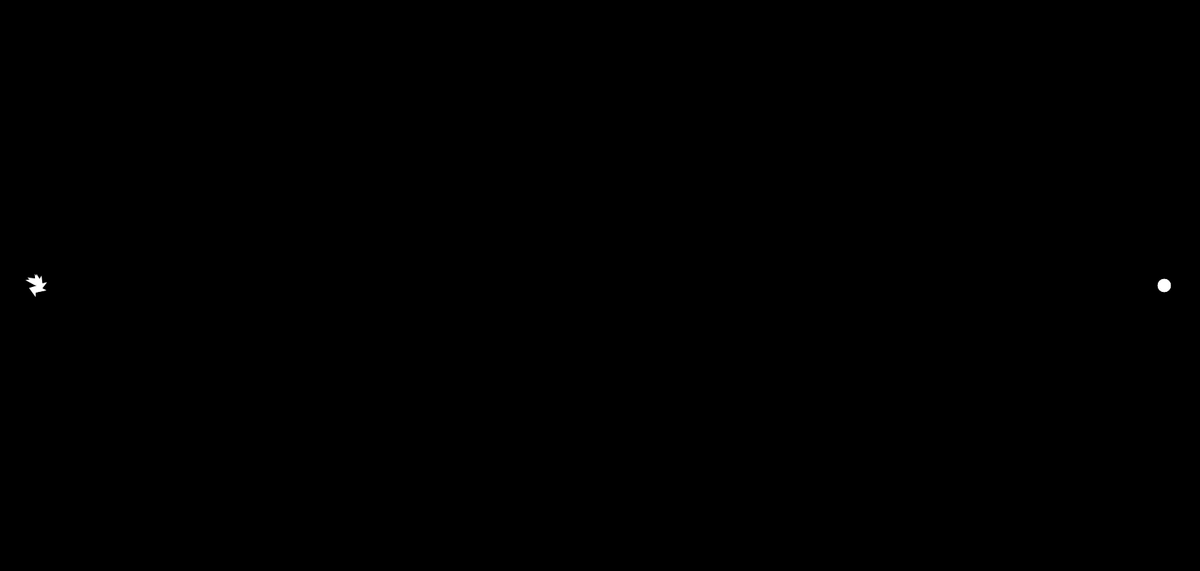
Frame 1 (no input)
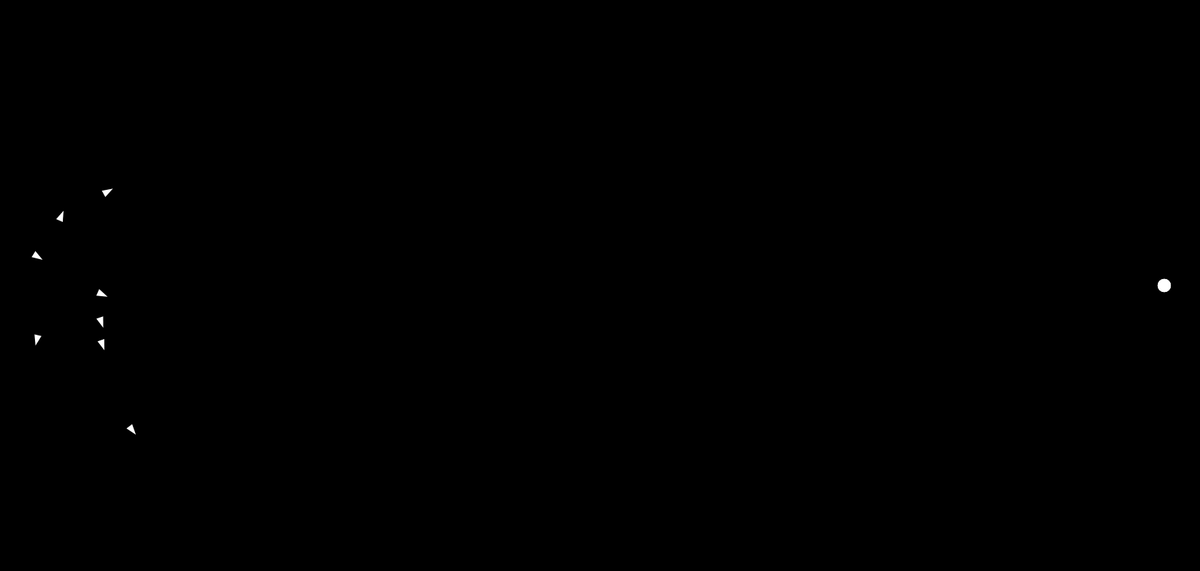
Frame 60 (no input)
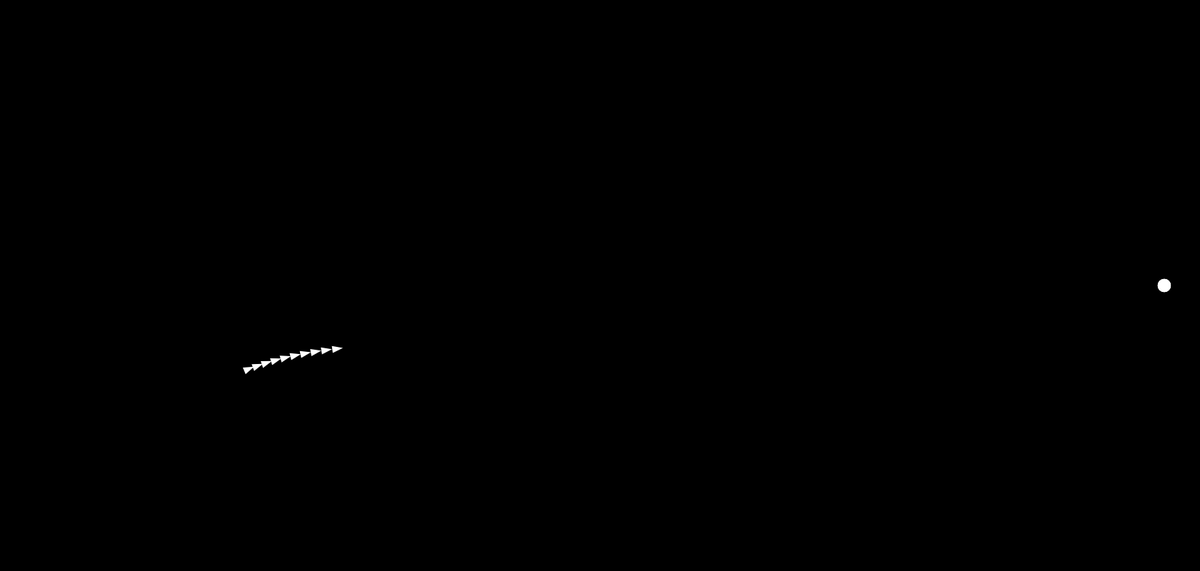
Frame 120 (the mouse pressed at the canvas centre since frame 60)

The p5.js sketch that drew these frames (run headless with seeded random() and noise() and a simulated clock; from frame 60 on, the mouse is pressed at the canvas centre):

// p5.js sketch
// ── sketch.js
var count = 0;
var population;

function setup() {
  createCanvas(1680, 800);

  this.target = createVector(width - 50, height / 2);
  
  population = new Population(this.target, 10, 100);
}

function draw() {
  background(0);
  circle(this.target.x, this.target.y, 20);

  if (count < 100) {
    population.nextStep(count);
    count++;
  } else {
    population.evalution();
    count = 0;
  }
}
// ── dna.js
class DNA {

    constructor(genes) {
        if (genes) this.genes = genes;
        else this.start_random();
    }

    start_random() {
        this.genes = [];
        for (let x = 0; x < lifespan; x++)
            this.genes[x] = this.createGene();
    }

    produce(partner) {
        const newDNA = [];
        for (let x = 0; x < this.genes.length; x++)
            if (Math.random() < 0.5) newDNA[x] = this.genes[x];
            else newDNA[x] = partner[x];
        return new DNA(newDNA);
    }

    mutate() {
        for (let x = 0; x < this.genes.length; x++)
            if (Math.random() < mutationRate)
                this.genes[x] = this.createGene();
    }

    createGene() {
        const vec = p5.Vector.random2D();
        vec.setMag(0.2);
        return vec;
    }
}
// ── population.js
class Population {

  constructor(target, size, lifeSpan) {
    this.target = target;
    this.size = size;
    this.lifeSpan = lifeSpan;
    this.rockets = [];
    for (var x = 0; x < size; x++) {
      this.rockets[x] = new Rocket(lifeSpan);
    }
  }

  nextStep(count) {
    for (var x = 0; x < this.rockets.length; x++) {
      this.rockets[x].update(count, this.target);
      this.rockets[x].show();
    }
  };

  evalution() {
    var fitness = [];
    var fitnessSum = 0;
    for (var x = 0; x < this.rockets.length; x++) {
      fitness[x] = this.rockets[x].calculateFitness();
      fitnessSum += fitness[x];
    }

    for (var x = 0; x < this.rockets.length; x++) {
      this.rockets[x].probability = fitness[x] / fitnessSum;
    }

    this.createNewPopulation();

    var liveRockets = [];
    for(var x = 0; x < this.size; x++) {
      var index = this.pickOne(this.rockets);
      liveRockets.push(this.rockets[index]);
    }
    this.rockets = liveRockets;

    for(var x = 0; x < this.rockets.length; x++) {
      //console.log(this.rockets[x].genes[0]);
    }
  };

  createNewPopulation() {
    var count = 0;
    var newRockets = [];
    while (this.rockets.length > 1) {
      var firstIndex = this.pickOne(this.rockets);
      var firstRocket = this.rockets[firstIndex];
      newRockets[count] = firstRocket;
      this.rockets.splice(firstIndex, 1);

      count++;

      var secondIndex = this.pickOne(this.rockets);
      var secondRocket = this.rockets[secondIndex];
      newRockets[count] = secondRocket;
      this.rockets.splice(secondIndex, 1);

      count++;
      //newRockets.push(this.breed(firstRocket.genes, secondRocket.genes));
    }

    for(var x = 0; x < newRockets.length; x++) {
      newRockets[x].startPoint();
    }
    this.rockets = newRockets;
  };

  breed(first, second) {
    var child = [];
    for(var x = 0; x < first.length; x++) {
      if(Math.random < 0.5) {
        child[x] = first[x];
      } else{
        child[x] = second[x];
      }
      console.log(child[x]);
    }
    //child = this.mutate(child);

    var childRocket = new Rocket();
    childRocket.genes = child;
    return childRocket;
  };

  mutate(genes) {
    for(var x = 0; x< genes.length; x++) {
      if(Math.random < 0.001) {
        genes[x] = createVector();
        genes[x].setMag(0.5);
      }
    }
    return genes;
  };

  pickOne(rockets) {
    var index = 0;
    var randomNumber = Math.random();
    while (randomNumber > 0 && index < rockets.length) {
      randomNumber = randomNumber - rockets[index].probability;
      index++;
    }
    return --index;
  };
}
// ── rocket.js
class Rocket {

  constructor(lifeSpan) {
    this.gravity = createVector(0, 0.098);

    this.genes = [];
    if(lifeSpan) {
      for (var x = 0; x < lifeSpan; x++) {
        this.genes[x] = p5.Vector.random2D();
        this.genes[x].setMag(0.5);
      }
    }

    this.startPoint();
  }

  startPoint() {
    this.position = createVector(50, height / 2);
    this.velocity = createVector();
    this.acceleration = createVector();
    this.reached = false;
    this.fitness = [];
    this.probability = 0;
  };

  // -------------------------------------------

  show() {
    push();
    noStroke();
    translate(this.position.x, this.position.y);
    rotate(this.velocity.heading());
    triangle(0, 0, 15, 5, 0, 10);
    pop();
  };

  // -------------------------------------------

  applyForce(force) {
    this.acceleration.add(force);
  };

  update(count, target) {
    var distance = dist(
      this.position.x, this.position.y,
      target.x, target.y
    );

    if (distance < 20) {
      this.reached = true;
      this.fitness[count] = 1;
      this.position = target.copy();
    }

    if (!this.reached) {
      //this.applyForce(this.gravity);
      this.applyForce(this.genes[count]);

      this.velocity.add(this.acceleration);
      this.position.add(this.velocity);
      this.acceleration.mult(0);

      this.fitness[count] = 1 / distance;
    }

    console.log(this.reached);
  };

  calculateFitness() {
    var sum = 0;
    for (var x = 0; x < this.fitness.length; x++) {
      sum += this.fitness[x];
    }
    return sum / this.fitness.length;
  }
}
